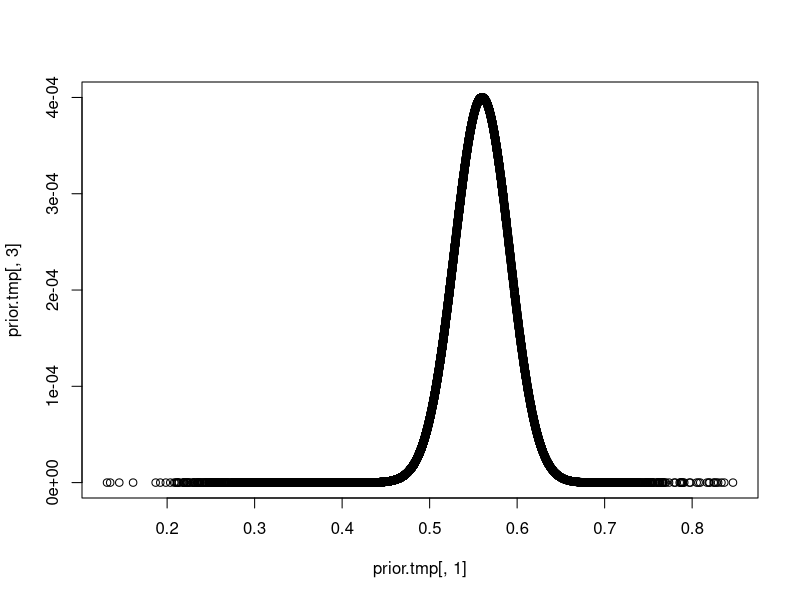

Here is the R script that generated this plot:
# Question 1: does die10 show a bigger value than die6?

rm(list=ls())
die6<- c(1:6, rep(1/6,6))
die10<-c(1:10,rep(1/10,10))
dim(die6)<-c(6,2)
dim(die10)<-c(10,2)

res<-rep(NA,120)
dim(res)<-c(6,10,2)

test<-rep(NA,60)
dim(test)<-c(6,10)

for (i in 1:6){
  for (j in 1:10){
    res[i,j,1]<-die6[i,2]*die10[j,2]
    res[i,j,2]<-die10[j,1]>die6[i,1]
  }
}

a<-sum(res[,,1][res[,,2]==1])
a
#a is then the prob that the die shows a larger value on die 10 than die 6 = 0.65


#Question 2: Is the coin fair? It was flipped 250 times and 140 were heads and 110 were tails

rm(list=ls())
data<-c(rep(1,140), rep(0,110))
prior.tmp<-rep(NA,30000)
dim(prior.tmp)<-c(10000,3)

#Option 1 A uniform prior
#prior.tmp[,1]<-runif(10000)

#Option 2 A uniform prior build by a sequence of equally spaced numbers
#this is better than the uniform distribution because of the pure
#uniformity of the numbers
#prior.tmp[,1]<-seq(from=0.01,to=0.99, length=10000)

#option 3 see what happens if you start with a normal prior
prior.tmp[,1]<-rnorm(10000, mean=0.5, sd=0.1)

prior.tmp[,2]<-1

for (i in 1:length(data)){
  prior.tmp[,2]<-abs((1-data[i])-prior.tmp[,1])*prior.tmp[,2]
  }
#now normalize by deviding by the total amount of remaining confidence
prior.tmp[,3]<-prior.tmp[,2]/sum(prior.tmp[,2])
#And plot the confidence by hypothesis for the posterior distribution
plot(prior.tmp[,1], prior.tmp[,3])
posterior<-prior.tmp
#note that the scale of the y axis is 'relative confidnece'
#it is unitless and related to the number of initial hypotheses in the
#prior distribution.

#This is the sum of all likelihoods
sum(posterior[,3])
#This is the sum in a small range around 0.5
sum(posterior[,3][(posterior[,1]>0.4979908)&(posterior[,1]<0.620111)])
#The most likely value is the centre of max of the posterior distribution and
#it is calculated as follows:
mlv<-sum(posterior[,1]*posterior[,3])
#This means that the most likely probability heads for this coin given the
#observed evidence is 0.5595 which is equivalent to the proportion of heads in
#the evidence because the pror distribution we started with was a uniform

#The 95% credibility interval of the point estimate for the coind is 
#the range of of probabilities on the x axis that include 95% of the are under the
#curve because we have probability summing to 1 we know that we are looking for
#the point of 0.025 area on the right and 0.025 area on the left

central_posterior <- function(posterior, ll=0.025, cnt=0.5, ul=0.975) {
  if(!all(ll > 0, ll < 1, ul > ll, ul < 1))
    stop("Out of range")
  a<-cumsum(posterior[,3])
  b<-(posterior[c(max(which(a < ll)),max(which(a < cnt)), min(which(a > ul)) ),1])
  b<-c("lower95%", "Median", "Upper95%", b)
  dim(b)<-c(3,2)
  return(b)
  #return(class(b))
}

central_posterior(posterior)



# is Alice smarter?
#Alice gets 780 on the SAT and bob gets 760
#we have a prior distribution of SAT scores from the population
#Then we ask: Is alice smarter than bob. ie is alice more likely to 
#correctly answer a question than bob

#Now we can reformulate the question and ask if the coin is biased in a different way
#the coin could be in a range. We don't know where in the range but
#could ask if it is in the range. Let's say we want to know if the liklihood of the 
#coin being anywhere between 0 and 1 is greater than the likelihood of the coin being 0.5
